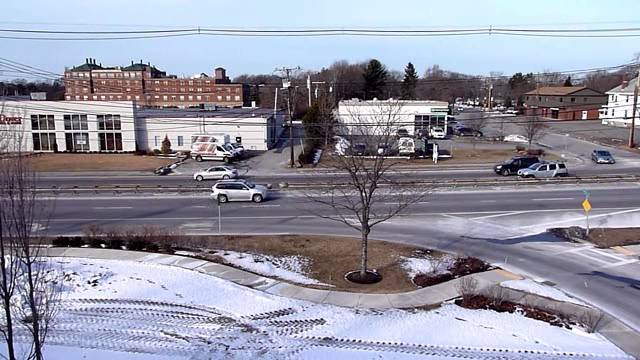
#> input picture frame 50 of clase4_tp/carsRt9_3.avi, 640 x 360 px
$ python opticalFlow.py
#> lines starting #> are read from the running program, lines starting #| are printed output that depends on the picture
import numpy as np
import cv2 as cv

cap = cv.VideoCapture('carsRt9_3.avi')
# cap = cv.VideoCapture(0)

# params for ShiTomasi corner detection
feature_params = dict( maxCorners = 100,
                       qualityLevel = 0.3,
                       minDistance = 7,
                       blockSize = 7 )

# Parameters for lucas kanade optical flow
lk_params = dict( winSize  = (15,15),
                  maxLevel = 2,
                  criteria = (cv.TERM_CRITERIA_EPS | cv.TERM_CRITERIA_COUNT, 10, 0.03))

# Create some random colors
color = np.random.randint(0,255,(100,3))

# Take first frame and find corners in it
ret, old_frame = cap.read()
#> old_frame is the input picture: shape (360, 640, 3); mean B, G, R 162.3, 147.8, 147.6
old_gray = cv.cvtColor(old_frame, cv.COLOR_BGR2GRAY)
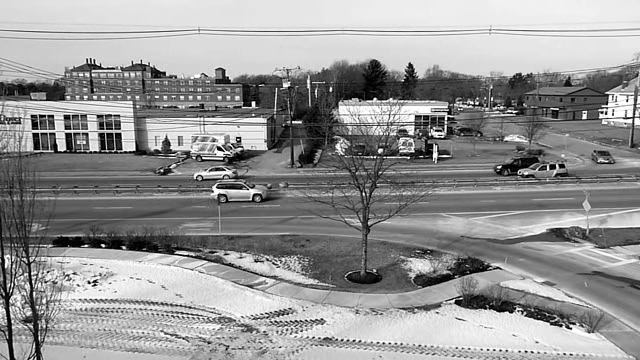
#> old_gray: shape (360, 640); min 0, max 255, mean 149.3
p0 = cv.goodFeaturesToTrack(old_gray, mask = None, **feature_params)
#> p0 = 100 rows, first 8: [238, 139], [448, 116], [631, 120], [604, 111], [60, 148], [133, 148], [443, 131], [68, 135]

# Create a mask image for drawing purposes
mask = np.zeros_like(old_frame)
while(1):
    ret,frame = cap.read()
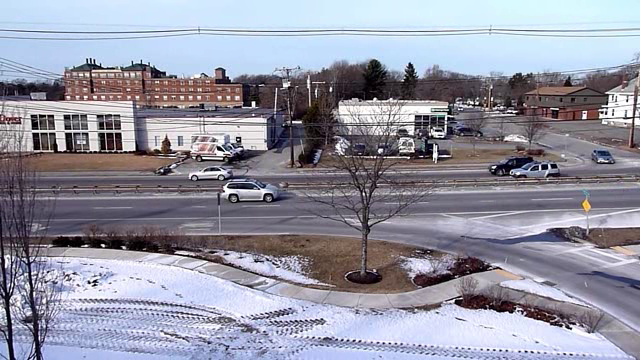
#> input picture frame 51 of clase4_tp/carsRt9_3.avi, 640 x 360 px
#> frame is the input picture: shape (360, 640, 3); mean B, G, R 162.2, 147.7, 147.5
    frame_gray = cv.cvtColor(frame, cv.COLOR_BGR2GRAY)

    # calculate optical flow
    p1, st, err = cv.calcOpticalFlowPyrLK(old_gray, frame_gray, p0, None, **lk_params)
#> p1 = 100 rows, first 8: [238, 138.9], [448, 115.9], [631, 120], [604, 111], [60, 147.9], [133, 147.9], [443, 131], [68.02, 134.9]; st = 100 values from 1 to 1; err = 100 values, max 71.64 at index 80, min 0.353 at index 34, mean 5.49

    # Select good points
    good_new = p1[st==1]
#> good_new = 100 pairs, first value 4.01 to 637, second value 60.94 to 326
    good_old = p0[st==1]
#> good_old = 100 pairs, first value 4 to 637, second value 61 to 326

    # draw the tracks
    for i,(new,old) in enumerate(zip(good_new,good_old)):
        a,b = new.ravel()
        c,d = old.ravel()
        mask = cv.line(mask, (a,b),(c,d), color[i].tolist(), 2)
        frame = cv.circle(frame,(a,b),5,color[i].tolist(),-1)
#> this loop made 100 passes
#> (a, b, c, d) on passes 1 to 12: (238, 138.9, 238, 139), (448, 115.9, 448, 116), (631, 120, 631, 120), (604, 111, 604, 111), (60, 147.9, 60, 148), (133, 147.9, 133, 148), (443, 131, 443, 131), (68.02, 134.9, 68, 135), (251, 103.9, 251, 104), (33.99, 126.9, 34, 127), (34.98, 134.9, 35, 135), (90.02, 282.9, 90, 283)
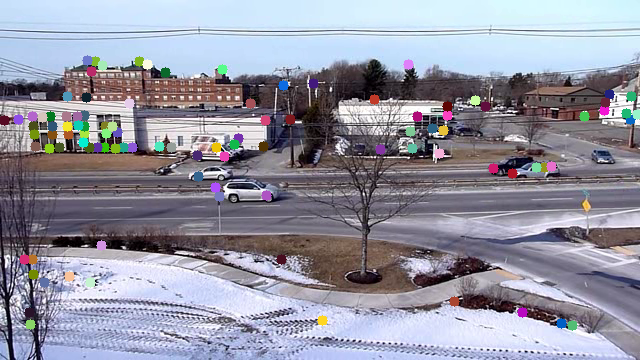
#> frame: shape (360, 640, 3); mean B, G, R 161.8, 147.7, 147.5
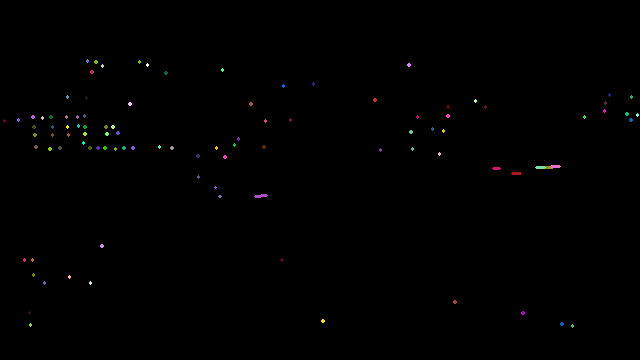
#> mask: shape (360, 640, 3); mean of channels 0, 1, 2 0.6, 0.6, 0.6; drawn as B, G, R
    img = cv.add(frame,mask)
    cv.imshow('frame',img)
    k = cv.waitKey(30) & 0xff
#> (key Esc is pressed here)
    if k == 27:
        break

    # Now update the previous frame and previous points
    old_gray = frame_gray.copy()
    p0 = good_new.reshape(-1,1,2)

cv.destroyAllWindows()
cap.release()

$ run again, starting later in the video
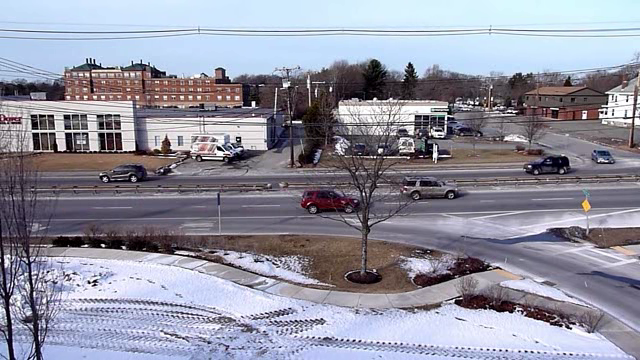
#> input picture frame 225 of clase4_tp/carsRt9_3.avi, 640 x 360 px
#> old_frame is the input picture: shape (360, 640, 3); mean B, G, R 159.9, 145.3, 145.2
#> p0 = 100 rows, first 8: [447, 117], [238, 139], [631, 119], [604, 111], [85, 134], [60, 148], [443, 131], [68, 135]
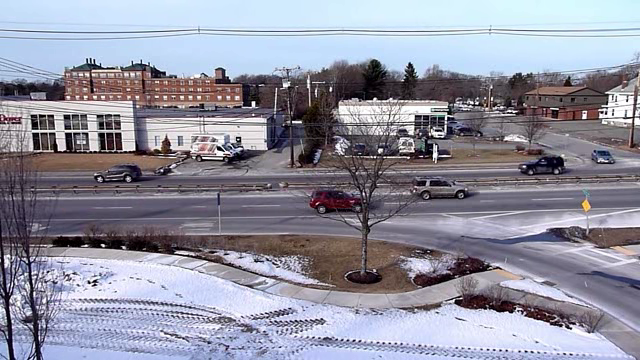
#> input picture frame 226 of clase4_tp/carsRt9_3.avi, 640 x 360 px
#> frame is the input picture: shape (360, 640, 3); mean B, G, R 160.1, 145.5, 145.4
#> p1 = 100 rows, first 8: [447, 117], [238, 139], [631, 119], [604, 111], [84.97, 134], [60, 148], [443, 131], [67.98, 135]; st = 100 values from 1 to 1; err = 100 values, max 10.49 at index 30, min 0.102 at index 56, mean 1.42
#> good_new = 100 pairs, first value 3.93 to 631, second value 61 to 347
#> good_old = 100 pairs, first value 4 to 631, second value 61 to 347
#> the loop `for i,(new,old) in enumerate(zip(good_new,good_old)):` made 100 passes
#> (a, b, c, d) on passes 1 to 8: (447, 117, 447, 117), (238, 139, 238, 139), (631, 119, 631, 119), (604, 111, 604, 111), (84.97, 134, 85, 134), (60, 148, 60, 148), (443, 131, 443, 131), (67.98, 135, 68, 135)
#> after the loop `for i,(new,old) in enumerate(zip(good_new,good_old)):`:
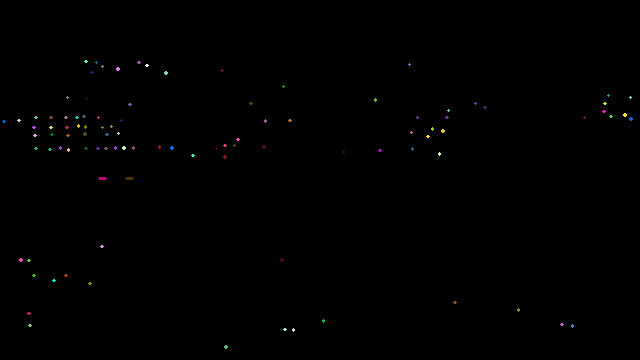
#> mask: shape (360, 640, 3); mean of channels 0, 1, 2 0.4, 0.4, 0.5; drawn as B, G, R

$ run again, starting later in the video
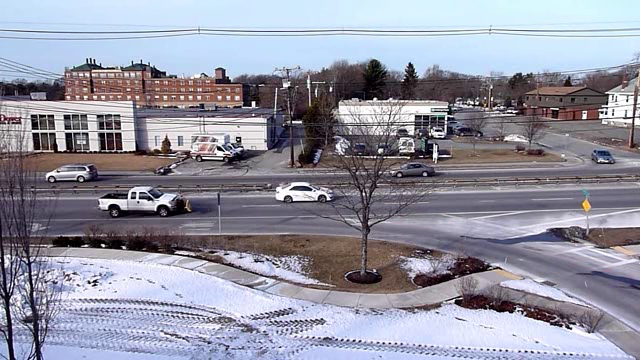
#> input picture frame 400 of clase4_tp/carsRt9_3.avi, 640 x 360 px
#> old_frame is the input picture: shape (360, 640, 3); mean B, G, R 162.1, 147.5, 147.4
#> p0 = 100 rows, first 8: [238, 139], [447, 117], [631, 119], [604, 111], [138, 198], [443, 131], [125, 196], [60, 148]
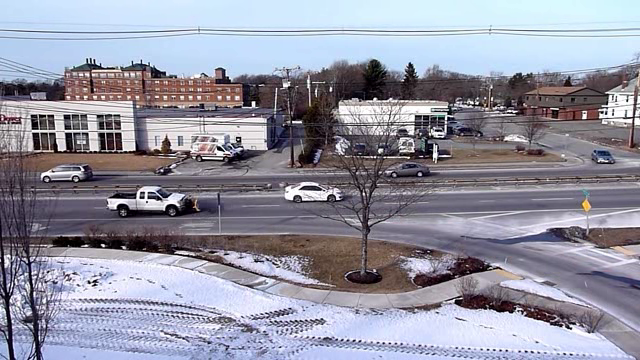
#> input picture frame 401 of clase4_tp/carsRt9_3.avi, 640 x 360 px
#> frame is the input picture: shape (360, 640, 3); mean B, G, R 162, 147.5, 147.4
#> p1 = 100 rows, first 8: [238, 139], [447, 117], [631, 119], [604, 111], [146.7, 197.8], [443, 131], [133.6, 195.8], [60.01, 148]; st = 100 values from 1 to 1; err = 100 values, max 21.06 at index 19, min 0.000139 at index 21, mean 2.86
#> good_new = 100 pairs, first value 3.98 to 631, second value 61 to 347
#> good_old = 100 pairs, first value 4 to 631, second value 61 to 347
#> the loop `for i,(new,old) in enumerate(zip(good_new,good_old)):` made 100 passes
#> (a, b, c, d) on passes 1 to 8: (238, 139, 238, 139), (447, 117, 447, 117), (631, 119, 631, 119), (604, 111, 604, 111), (146.7, 197.8, 138, 198), (443, 131, 443, 131), (133.6, 195.8, 125, 196), (60.01, 148, 60, 148)
#> after the loop `for i,(new,old) in enumerate(zip(good_new,good_old)):`:
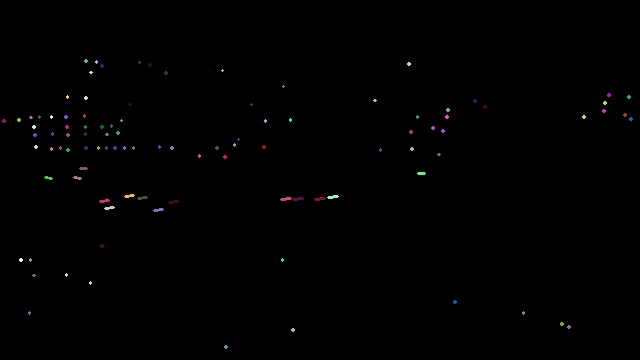
#> mask: shape (360, 640, 3); mean of channels 0, 1, 2 0.6, 0.6, 0.7; drawn as B, G, R
